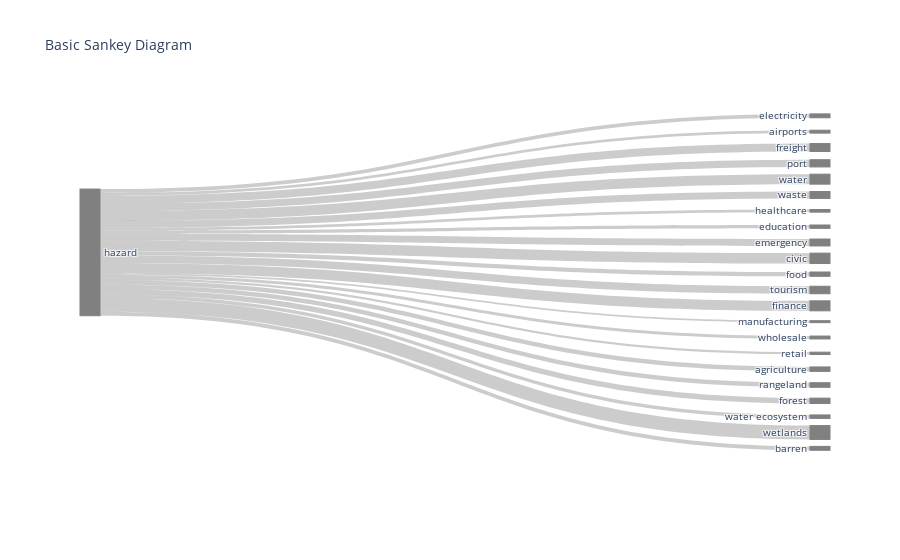

The notebook cell this image was saved under:
### Code cell
import plotly.graph_objects as go

fig = go.Figure(data=[go.Sankey(
     arrangement = "freeform",
    node = dict(
        x = x_values,
        y= y_values,
      # pad = 15,
      #thickness = 20,
      line = dict(color = "grey", width = 1),
      label = labels,
      color = "grey"
    ),
    link = dict(
      source = exp_sankey.source.values, # indices correspond to labels, eg A1, A2, A2, B1, ...
      target = exp_sankey.target.values,
      value = exp_sankey.value.values
  ))])

fig.update_layout(title_text="Basic Sankey Diagram", font_size=10)
fig.show()

### Figure 1 — Plotly figure (JSON) as saved in the notebook; plotly's stock layout.template omitted (floating-point values rounded to 4 significant figures)
{"data": [{"arrangement": "freeform", "link": {"source": [0, 0, 0, 0, 0, 0, 0, 0, 0, 0, 0, 0, 0, 0, 0, 0, 0, 0, 0, 0, 0, 0], "target": [1, 2, 3, 4, 5, 6, 7, 8, 9, 10, 11, 12, 13, 14, 15, 16, 17, 18, 19, 20, 21, 22], "value": [28, 21, 57, 52, 72, 50, 19, 24, 50, 75, 31, 54, 72, 14, 21, 17, 32, 33, 39, 25, 100, 28]}, "node": {"color": "grey", "label": ["hazard", "electricity", "airports", "freight", "port", "water", "waste", "healthcare", "education", "emergency", "civic", "food", "tourism", "finance", "manufacturing", "wholesale", "retail", "agriculture", "rangeland", "forest", "water ecosystem", "wetlands", "barren"], "line": {"color": "grey", "width": 1}, "x": [0, 1, 1, 1, 1, 1, 1, 1, 1, 1, 1, 1, 1, 1, 1, 1, 1, 1, 1, 1, 1, 1, 1, 1, 1], "y": [1, 0.04167, 0.08333, 0.125, 0.1667, 0.2083, 0.25, 0.2917, 0.3333, 0.375, 0.4167, 0.4583, 0.5, 0.5417, 0.5833, 0.625, 0.6667, 0.7083, 0.75, 0.7917, 0.8333, 0.875, 0.9167]}, "type": "sankey"}], "layout": {"font": {"size": 10}, "title": {"text": "Basic Sankey Diagram"}}}
